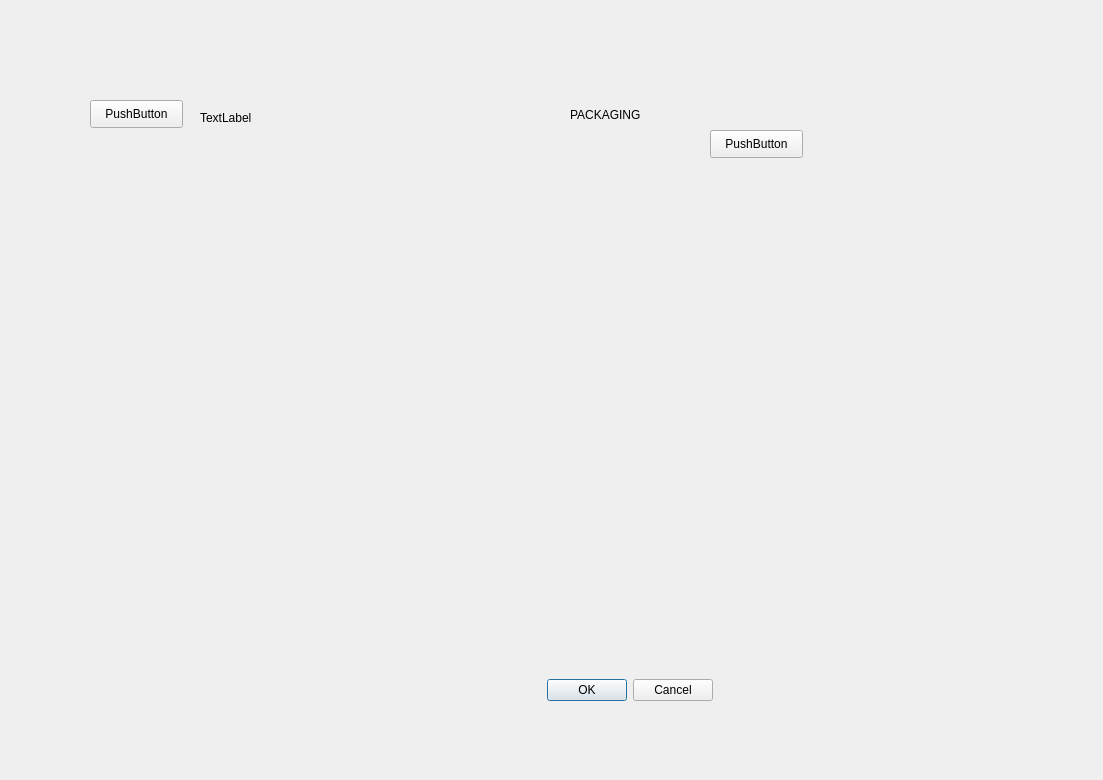
<?xml version="1.0" encoding="UTF-8"?>
<ui version="4.0">
 <class>Dialog</class>
 <widget class="QDialog" name="Dialog">
  <property name="geometry">
   <rect>
    <x>0</x>
    <y>0</y>
    <width>1103</width>
    <height>780</height>
   </rect>
  </property>
  <property name="windowTitle">
   <string>Dialog</string>
  </property>
  <property name="styleSheet">
   <string notr="true">font: 8pt &quot;MS Shell Dlg 2&quot;;</string>
  </property>
  <widget class="QDialogButtonBox" name="buttonBox">
   <property name="geometry">
    <rect>
     <x>530</x>
     <y>640</y>
     <width>200</width>
     <height>100</height>
    </rect>
   </property>
   <property name="layoutDirection">
    <enum>Qt::LeftToRight</enum>
   </property>
   <property name="orientation">
    <enum>Qt::Horizontal</enum>
   </property>
   <property name="standardButtons">
    <set>QDialogButtonBox::Cancel|QDialogButtonBox::Ok</set>
   </property>
   <property name="centerButtons">
    <bool>true</bool>
   </property>
  </widget>
  <widget class="QWidget" name="widget" native="true">
   <property name="geometry">
    <rect>
     <x>540</x>
     <y>90</y>
     <width>271</width>
     <height>91</height>
    </rect>
   </property>
   <widget class="QPushButton" name="pushButton">
    <property name="geometry">
     <rect>
      <x>170</x>
      <y>40</y>
      <width>93</width>
      <height>28</height>
     </rect>
    </property>
    <property name="text">
     <string>PushButton</string>
    </property>
   </widget>
   <widget class="QLabel" name="label">
    <property name="geometry">
     <rect>
      <x>30</x>
      <y>0</y>
      <width>81</width>
      <height>51</height>
     </rect>
    </property>
    <property name="styleSheet">
     <string notr="true">*{
	color: #000,
}</string>
    </property>
    <property name="text">
     <string>PACKAGING</string>
    </property>
    <property name="textFormat">
     <enum>Qt::RichText</enum>
    </property>
    <property name="wordWrap">
     <bool>true</bool>
    </property>
   </widget>
  </widget>
  <widget class="QWidget" name="widget_2" native="true">
   <property name="geometry">
    <rect>
     <x>70</x>
     <y>90</y>
     <width>451</width>
     <height>111</height>
    </rect>
   </property>
   <widget class="QPushButton" name="pushButton_2">
    <property name="geometry">
     <rect>
      <x>20</x>
      <y>10</y>
      <width>93</width>
      <height>28</height>
     </rect>
    </property>
    <property name="text">
     <string>PushButton</string>
    </property>
   </widget>
   <widget class="QLabel" name="label_2">
    <property name="geometry">
     <rect>
      <x>130</x>
      <y>20</y>
      <width>55</width>
      <height>16</height>
     </rect>
    </property>
    <property name="text">
     <string>TextLabel</string>
    </property>
   </widget>
  </widget>
 </widget>
 <resources/>
 <connections>
  <connection>
   <sender>buttonBox</sender>
   <signal>accepted()</signal>
   <receiver>Dialog</receiver>
   <slot>accept()</slot>
   <hints>
    <hint type="sourcelabel">
     <x>548</x>
     <y>724</y>
    </hint>
    <hint type="destinationlabel">
     <x>157</x>
     <y>274</y>
    </hint>
   </hints>
  </connection>
  <connection>
   <sender>buttonBox</sender>
   <signal>rejected()</signal>
   <receiver>Dialog</receiver>
   <slot>reject()</slot>
   <hints>
    <hint type="sourcelabel">
     <x>616</x>
     <y>730</y>
    </hint>
    <hint type="destinationlabel">
     <x>286</x>
     <y>274</y>
    </hint>
   </hints>
  </connection>
 </connections>
</ui>
